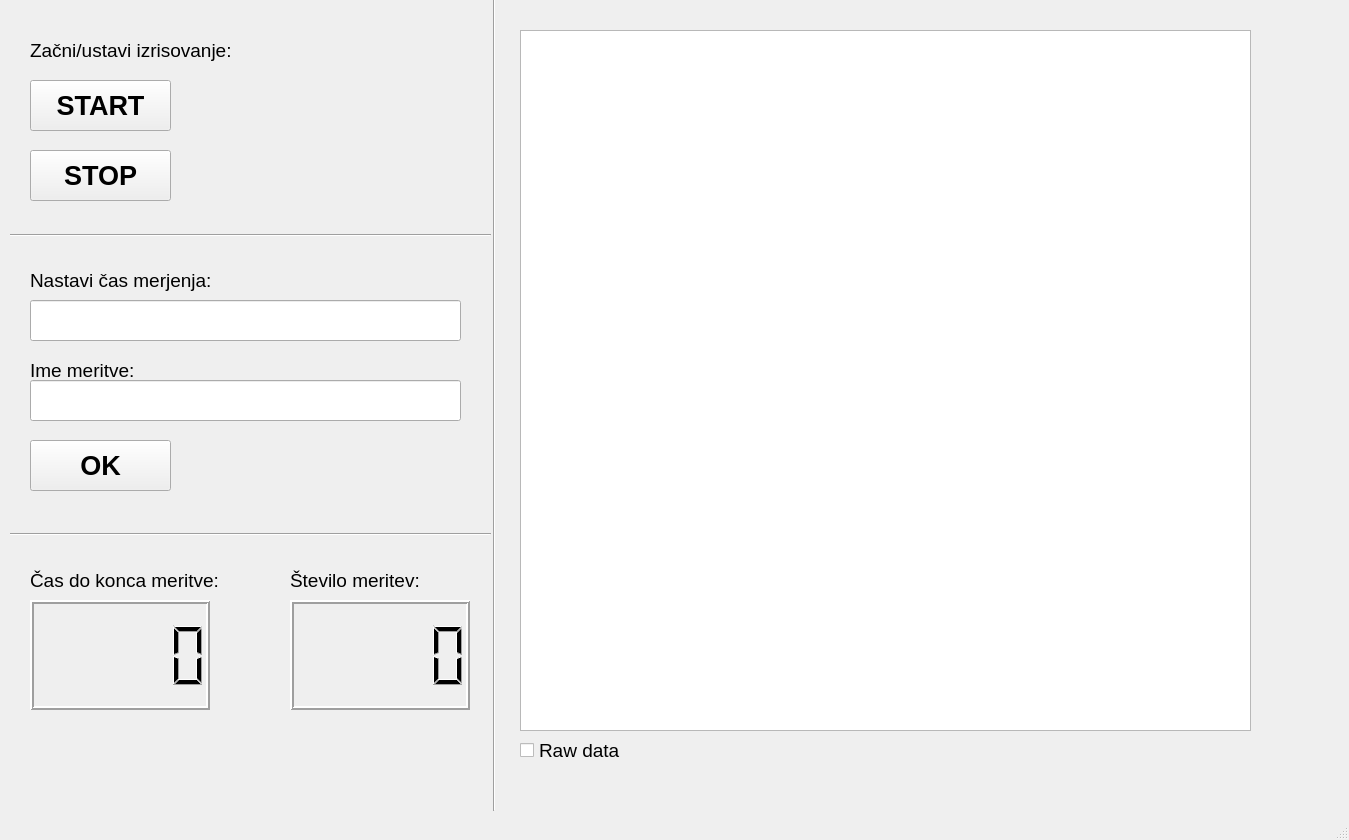
<?xml version="1.0" encoding="UTF-8"?>
<ui version="4.0">
 <class>MainWindow</class>
 <widget class="QMainWindow" name="MainWindow">
  <property name="geometry">
   <rect>
    <x>0</x>
    <y>0</y>
    <width>1349</width>
    <height>840</height>
   </rect>
  </property>
  <property name="windowTitle">
   <string>MERILNI SISTEM:</string>
  </property>
  <widget class="QWidget" name="centralwidget">
   <widget class="QGraphicsView" name="graphicsView">
    <property name="geometry">
     <rect>
      <x>520</x>
      <y>30</y>
      <width>731</width>
      <height>701</height>
     </rect>
    </property>
   </widget>
   <widget class="QPushButton" name="start_pushButton">
    <property name="geometry">
     <rect>
      <x>30</x>
      <y>80</y>
      <width>141</width>
      <height>51</height>
     </rect>
    </property>
    <property name="font">
     <font>
      <family>Arial</family>
      <pointsize>20</pointsize>
      <weight>75</weight>
      <bold>true</bold>
     </font>
    </property>
    <property name="cursor">
     <cursorShape>ArrowCursor</cursorShape>
    </property>
    <property name="text">
     <string>START</string>
    </property>
   </widget>
   <widget class="QPushButton" name="stop_pushButton">
    <property name="geometry">
     <rect>
      <x>30</x>
      <y>150</y>
      <width>141</width>
      <height>51</height>
     </rect>
    </property>
    <property name="font">
     <font>
      <family>Arial</family>
      <pointsize>20</pointsize>
      <weight>75</weight>
      <bold>true</bold>
     </font>
    </property>
    <property name="text">
     <string>STOP</string>
    </property>
   </widget>
   <widget class="QLCDNumber" name="cas_do_konca_meritve_lcdNumber">
    <property name="geometry">
     <rect>
      <x>30</x>
      <y>600</y>
      <width>180</width>
      <height>110</height>
     </rect>
    </property>
    <property name="layoutDirection">
     <enum>Qt::LeftToRight</enum>
    </property>
    <property name="frameShape">
     <enum>QFrame::Box</enum>
    </property>
    <property name="lineWidth">
     <number>2</number>
    </property>
    <property name="smallDecimalPoint">
     <bool>false</bool>
    </property>
    <property name="digitCount">
     <number>5</number>
    </property>
   </widget>
   <widget class="QLabel" name="zacetek_ustavi_izrisovanje_label">
    <property name="geometry">
     <rect>
      <x>30</x>
      <y>30</y>
      <width>301</width>
      <height>40</height>
     </rect>
    </property>
    <property name="font">
     <font>
      <family>Arial</family>
      <pointsize>14</pointsize>
      <weight>50</weight>
      <bold>false</bold>
     </font>
    </property>
    <property name="text">
     <string>Začni/ustavi izrisovanje:</string>
    </property>
   </widget>
   <widget class="QLCDNumber" name="stevilo_meritev_lcdNumber">
    <property name="geometry">
     <rect>
      <x>290</x>
      <y>600</y>
      <width>180</width>
      <height>110</height>
     </rect>
    </property>
    <property name="lineWidth">
     <number>2</number>
    </property>
   </widget>
   <widget class="QLabel" name="cas_do_konca_meritve_label">
    <property name="geometry">
     <rect>
      <x>30</x>
      <y>560</y>
      <width>231</width>
      <height>40</height>
     </rect>
    </property>
    <property name="font">
     <font>
      <family>Arial</family>
      <pointsize>14</pointsize>
      <weight>50</weight>
      <bold>false</bold>
     </font>
    </property>
    <property name="text">
     <string>Čas do konca meritve:</string>
    </property>
   </widget>
   <widget class="QLabel" name="stevilo_meritev_label">
    <property name="geometry">
     <rect>
      <x>290</x>
      <y>560</y>
      <width>200</width>
      <height>40</height>
     </rect>
    </property>
    <property name="font">
     <font>
      <family>Arial</family>
      <pointsize>14</pointsize>
      <weight>50</weight>
      <bold>false</bold>
      <underline>false</underline>
     </font>
    </property>
    <property name="text">
     <string>Število meritev:</string>
    </property>
   </widget>
   <widget class="QLabel" name="ime_meritve_label">
    <property name="geometry">
     <rect>
      <x>30</x>
      <y>350</y>
      <width>200</width>
      <height>40</height>
     </rect>
    </property>
    <property name="font">
     <font>
      <family>Arial</family>
      <pointsize>14</pointsize>
     </font>
    </property>
    <property name="text">
     <string>Ime meritve:</string>
    </property>
   </widget>
   <widget class="QPushButton" name="ok_pushButton">
    <property name="geometry">
     <rect>
      <x>30</x>
      <y>440</y>
      <width>141</width>
      <height>51</height>
     </rect>
    </property>
    <property name="font">
     <font>
      <family>Arial</family>
      <pointsize>20</pointsize>
      <weight>75</weight>
      <bold>true</bold>
     </font>
    </property>
    <property name="text">
     <string>OK</string>
    </property>
   </widget>
   <widget class="QLineEdit" name="ime_meritve_lineEdit">
    <property name="geometry">
     <rect>
      <x>30</x>
      <y>380</y>
      <width>431</width>
      <height>41</height>
     </rect>
    </property>
   </widget>
   <widget class="QLabel" name="nastavi_cas_merjenja_label">
    <property name="geometry">
     <rect>
      <x>30</x>
      <y>260</y>
      <width>241</width>
      <height>41</height>
     </rect>
    </property>
    <property name="font">
     <font>
      <family>Arial</family>
      <pointsize>14</pointsize>
     </font>
    </property>
    <property name="text">
     <string>Nastavi čas merjenja:</string>
    </property>
   </widget>
   <widget class="Line" name="line1">
    <property name="geometry">
     <rect>
      <x>10</x>
      <y>220</y>
      <width>481</width>
      <height>31</height>
     </rect>
    </property>
    <property name="orientation">
     <enum>Qt::Horizontal</enum>
    </property>
   </widget>
   <widget class="QLineEdit" name="nastavi_cas_merjenja_lineEdit">
    <property name="geometry">
     <rect>
      <x>30</x>
      <y>300</y>
      <width>431</width>
      <height>41</height>
     </rect>
    </property>
   </widget>
   <widget class="Line" name="line2">
    <property name="geometry">
     <rect>
      <x>10</x>
      <y>519</y>
      <width>481</width>
      <height>31</height>
     </rect>
    </property>
    <property name="orientation">
     <enum>Qt::Horizontal</enum>
    </property>
   </widget>
   <widget class="Line" name="line3">
    <property name="geometry">
     <rect>
      <x>479</x>
      <y>-10</y>
      <width>31</width>
      <height>821</height>
     </rect>
    </property>
    <property name="orientation">
     <enum>Qt::Vertical</enum>
    </property>
   </widget>
   <widget class="QCheckBox" name="raw_data_checkBox">
    <property name="geometry">
     <rect>
      <x>520</x>
      <y>740</y>
      <width>141</width>
      <height>20</height>
     </rect>
    </property>
    <property name="font">
     <font>
      <family>Arial</family>
      <pointsize>14</pointsize>
     </font>
    </property>
    <property name="text">
     <string>Raw data</string>
    </property>
   </widget>
  </widget>
  <widget class="QMenuBar" name="menubar">
   <property name="geometry">
    <rect>
     <x>0</x>
     <y>0</y>
     <width>1349</width>
     <height>26</height>
    </rect>
   </property>
  </widget>
  <widget class="QStatusBar" name="statusbar"/>
 </widget>
 <resources/>
 <connections/>
</ui>
